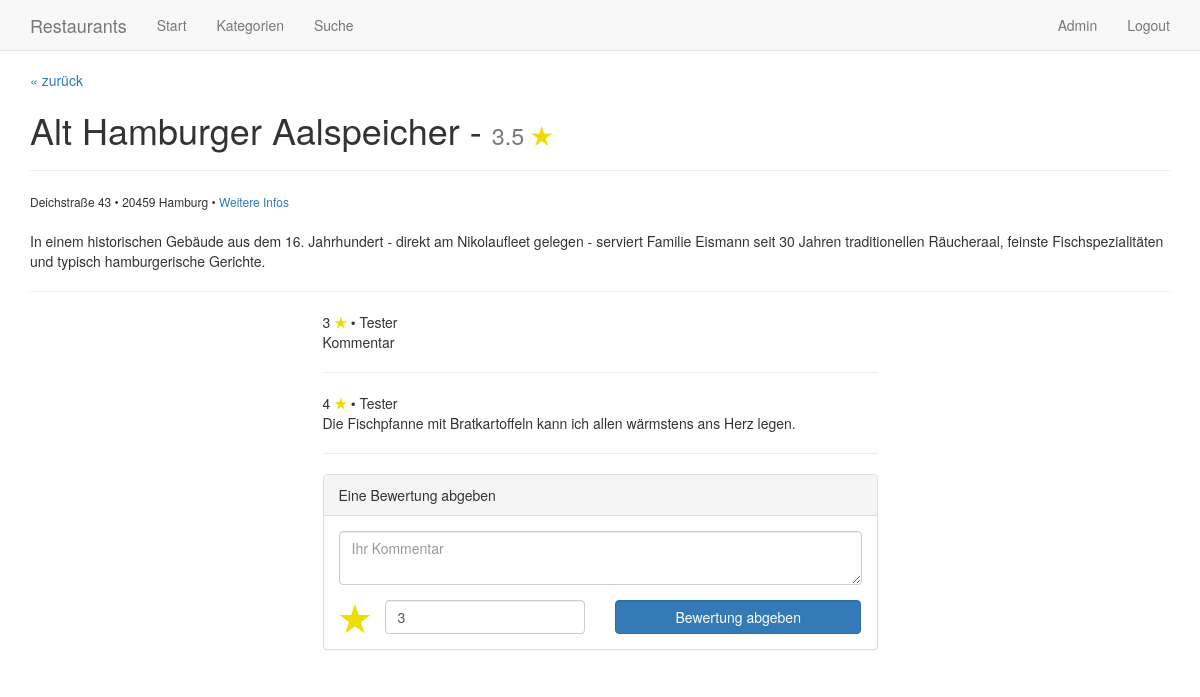
The app's page /detail/4 (signed in) with its own data.
### tables this page shows
CREATE TABLE user (
	id INTEGER PRIMARY KEY,
	name TEXT,
	email TEXT,
	password TEXT
);

CREATE TABLE restaurant (
        id INTEGER PRIMARY KEY,
        name TEXT,
        description TEXT,
        url TEXT,
        street TEXT,
        city TEXT,
        zip INTEGER      
);

CREATE TABLE rating (
	id INTEGER PRIMARY KEY,
	restaurant_id INTEGER,
	user_id INTEGER,
	rating INTEGER,
	text TEXT
);

### application.py (the view)
@app.route('/detail/<int:restaurant_id>')
def detail(restaurant_id): # Details zu einem Restaurant anzeigen
	restaurant = query_db('SELECT *, COALESCE(ROUND(AVG(rating), 1), 0.0) as avg_rating FROM restaurant LEFT JOIN rating ON restaurant.id = rating.restaurant_id WHERE restaurant.id = ?', (restaurant_id,), True)
	ratings = query_db('SELECT * FROM rating JOIN user ON rating.user_id = user.id WHERE restaurant_id = ?', (restaurant_id,))
	return render_template('detail.html', restaurant=restaurant, ratings=ratings, session_user=get_user(session.get('user_id')))

### application.py (called while the page is built)
def get_db():
	db = getattr(g, '_database', None)
	if db is None:
		db = g._database = sqlite3.connect(DATABASE)
	db.row_factory = sqlite3.Row
	return db

@app.teardown_appcontext
def close_connection(exception):
	db = getattr(g, '_database', None)
	if db is not None:
		db.close()

def query_db(query, args=(), one=False):
	cur = get_db().execute(query, args)
	rv = cur.fetchall()
	cur.close()
	return (rv[0] if rv else None) if one else rv

def get_user(user_id): # Einen User anhand seiner ID aus der Datenbank holen
	if user_id != None:
		user = query_db('SELECT * FROM user WHERE id = ?', (user_id,), True)
	else:
		user = None
	return user

### templates/detail.html (shortened to what this page needs)
{% extends "layout.html" %}
{% block navigation %}{{ super( ) }}{% endblock %}
{% block content %}
	<p><a href="#" onClick="window.history.back();">&laquo; zurück</a></p>
	<h1>{{ restaurant['name'] }} - <small>{{ restaurant['avg_rating'] }} <span style="color: #ED0;"><strong>&#9733;</strong></span></small></h1>
	<hr>
	<span style="font-size: 12px;">
		{{ restaurant['street'] }} &bull; {{ restaurant['zip'] }} {{ restaurant['city'] }} &bull;
		<a target="_blank" href="{{ restaurant['url'] }}">Weitere Infos</a><br><br>
	</span>
	<p>{{ restaurant['description'] }}</p>
	<hr>
	<div class="row">
		<div class="col-sm-offset-3 col-sm-6">
			{% for rating in ratings %}
				{{ rating['rating'] }} <span style="color: #ED0;"><strong>&#9733;</strong></span> &bull; {{ rating['name'] }}<br>{{ rating['text'] }}
				<hr>
			{%endfor%}
		</div>
	</div>
	{% if session_user != None %}
	<div class="row">
		<div class="col-sm-offset-3 col-sm-6">
			<div class="panel panel-default">
				<div class="panel-heading">
					Eine Bewertung abgeben
				</div>
				<div class="panel-body">
					<form action="{{ url_for('.rate') }}" method="get">
						<div class="row">
 							<div class="col-md-12">
								<textarea name="text" placeholder="Ihr Kommentar" class="form-control" required="required"></textarea>
							</div>
							<div class="col-md-1">
								<span style="margin-top: 7px; display: block; font-size: 35px; height: 0px; color: #ED0;"><strong>&#9733;</strong></span>
							</div>
							<div class="col-md-5 text-center">
								<input style="margin-top: 15px;" class="form-control" type="number" name="rating" length="1" min="1" max="5" value="3">
							</div>
							<div class="col-md-6">
								<input type="submit" value="Bewertung abgeben" class="form-control btn btn-primary" style="margin-top: 15px;">
							</div>
						</div>
					</form>
				</div>
			</div>
		</div>
	{% endif %}
	</div>
{% endblock %}

### templates/layout.html (shortened to what this page needs)
<!doctype html>
<html>
	<head>
		<link rel="stylesheet" href="{{ url_for('static', filename='bootstrap.min.css') }}">
	</head>
	<body style="padding-top: 70px;">
		{% block navigation %}
		<nav class="navbar navbar-default navbar-fixed-top">
			<div class="container">
				<div class="navbar-header">
					<a class="navbar-brand" href="{{ url_for('.restaurants') }}">Restaurants</a>
				</div>
				<div id="navbar" class="navbar-collapse collapse">
					<ul class="nav navbar-nav">
						<li><a href="{{ url_for('.restaurants') }}">Start</a></li>
						<li><a href="{{ url_for('.categories') }}">Kategorien</a></li>
						<li><a href="{{ url_for('.search_form') }}">Suche</a></li>
					</ul>
					<ul class="nav navbar-nav navbar-right">
						{% if session_user != None %}
						<li><a href="{{ url_for('.user', user_id=session_user['id']) }}">{{ session_user['name'] }}</a></li>
						<li><a href="{{ url_for('.logout') }}">Logout</a></li>
						{% else %}
						<li><a href="{{ url_for('.register_form') }}">Registrieren</a></li>
						<li><a href="{{ url_for('.login_form') }}">Login</a></li>
						{% endif %}
					</ul>
				</div>
			</div>
		</nav>
		{% endblock %}
		<div class="container">
			{% block content %}{% endblock %}
		</div>
	</body>
</html>

### records on screen
user: name "Admin"
restaurant: name "Alt Hamburger Aalspeicher", street "Deichstraße 43", zip "20459", city "Hamburg", description "In einem historischen Gebäude aus dem 16. Jahrhundert - direkt am Nikolaufleet gelegen - serviert Familie Eismann seit 30 Jahren traditionellen Räucheraal, feinste Fischspezialitäten und typisch hamburgerische Gerichte."
rating: rating "3", name "Tester", text "Kommentar"
rating: rating "4", name "Tester", text "Die Fischpfanne mit Bratkartoffeln kann ich allen wärmstens ans Herz legen."

### other values on screen
{{ restaurant['avg_rating'] }} "3.5"
